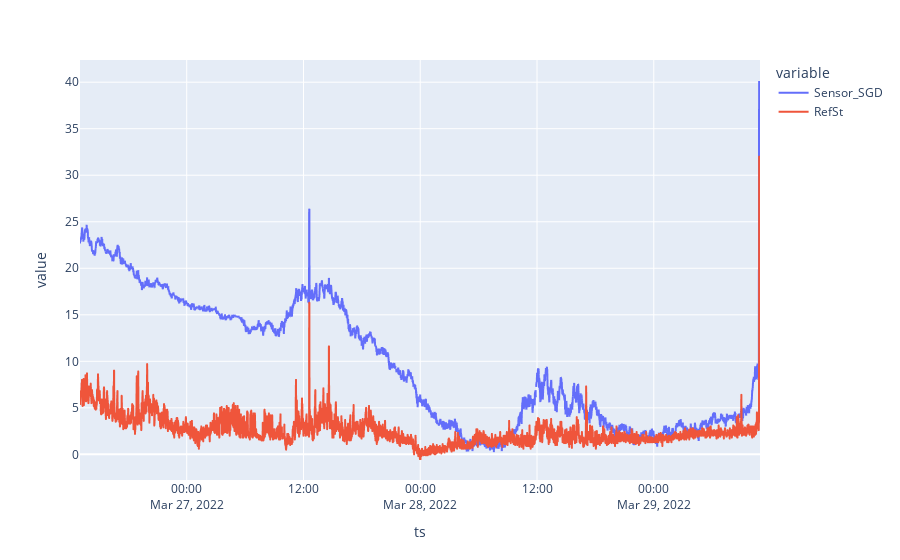

Notebook cell for this chart:
### Code cell
df_MLR_SGD = pd.DataFrame({'RefSt': praxis_df2["praxis_pm2p5_vals_adj"], 'Sensor_O1': canary_df["canary_pm2p5_vals"], 'Temp': canary_df["canary_temp"], 'RelHum': canary_df["canary_rh"]})
df_MLR_SGD["MLR_SGD_Pred"] = sgdr.intercept_ + sgdr.coef_[0]*df_MLR_SGD["Sensor_O1"] + sgdr.coef_[1]*df_MLR_SGD["Temp"] + sgdr.coef_[2]*df_MLR_SGD["RelHum"]
df_MLR_SGD = pd.DataFrame({'RefSt': praxis_df2["praxis_pm2p5_vals_adj"], 'Sensor_SGD': df_MLR_SGD["MLR_SGD_Pred"]})
Sensor_plot_SGD = df_MLR_SGD[["Sensor_SGD", "RefSt"]]
Sensor_plot_SGD.plot()

### Figure 1 — Plotly figure (JSON) as saved in the notebook; plotly's stock layout.template omitted (floating-point values rounded to 4 significant figures; data arrays with more than 128 entries replaced by an {"elided": "..."} marker saying what was removed)
{"data": [{"hovertemplate": "variable=Sensor_SGD<br>ts=%{x}<br>value=%{y}<extra></extra>", "legendgroup": "Sensor_SGD", "line": {"color": "#636efa", "dash": "solid"}, "marker": {"symbol": "circle"}, "mode": "lines", "name": "Sensor_SGD", "showlegend": true, "type": "scattergl", "x": {"elided": "4194 str values"}, "xaxis": "x", "y": {"elided": "4194 float values"}, "yaxis": "y"}, {"hovertemplate": "variable=RefSt<br>ts=%{x}<br>value=%{y}<extra></extra>", "legendgroup": "RefSt", "line": {"color": "#EF553B", "dash": "solid"}, "marker": {"symbol": "circle"}, "mode": "lines", "name": "RefSt", "showlegend": true, "type": "scattergl", "x": {"elided": "4194 str values"}, "xaxis": "x", "y": {"elided": "4194 float values"}, "yaxis": "y"}], "layout": {"legend": {"title": {"text": "variable"}, "tracegroupgap": 0}, "margin": {"t": 60}, "xaxis": {"anchor": "y", "domain": [0, 1], "title": {"text": "ts"}}, "yaxis": {"anchor": "x", "domain": [0, 1], "title": {"text": "value"}}}}
